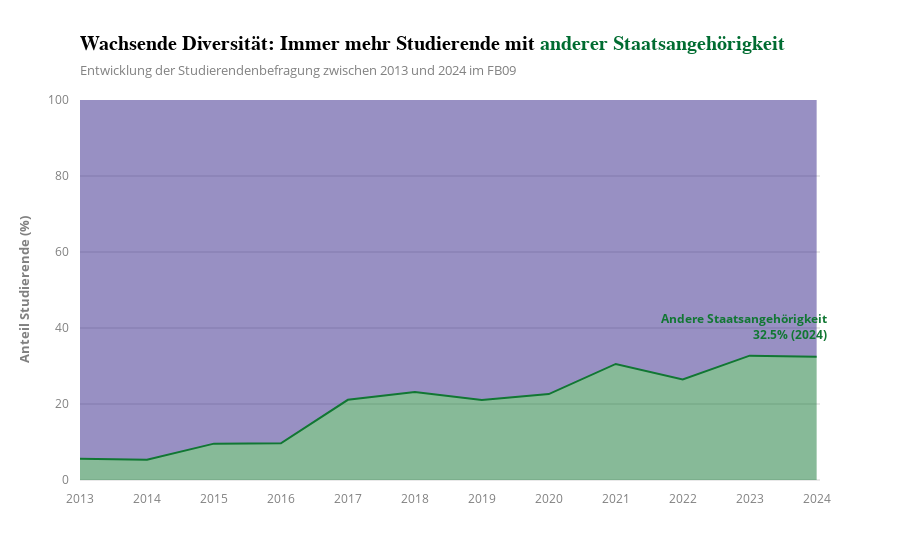

The code cell stored with this chart in its notebook:
### Code cell
fig = px.area(
    df_staatsangehoerigkeit, 
    x="Jahr", 
    y=["Andere Staatsangehörigkeit (%)", "Deutsche Staatsangehörigkeit (%)"], 
    title="Wachsende Diversität: Immer mehr Studierende mit <span style='color:#006c31;'>anderer Staatsangehörigkeit</span>",
    subtitle="Entwicklung der Studierendenbefragung zwischen 2013 und 2024 im FB09",
    labels={"value": "Anteil (%)", "variable": "Staatsangehörigkeit"},
    color_discrete_sequence=[px.colors.qualitative.Safe[3], px.colors.qualitative.Safe[4]],
    template="infoviz"
)

last_year = df_staatsangehoerigkeit["Jahr"].max()
last_andere = df_staatsangehoerigkeit[df_staatsangehoerigkeit["Jahr"] == last_year]["Andere Staatsangehörigkeit (%)"].values[0]


fig.add_annotation(
    x=last_year-1.08, 
    y=last_andere+8,  
    text=f"Andere Staatsangehörigkeit<br>{last_andere:.1f}% (2024)",
    showarrow=False,
    align="right",
    font=dict(size=12, color=px.colors.qualitative.Safe[3], weight="bold")
)

fig.update_layout(
    yaxis=dict(range=[0, 100], title="Anteil Studierende (%)"),  # Y-Achsenbereich festlegen
    xaxis=dict(range=[2013, 2024.05], title="", dtick=1),
    showlegend=False
)

fig.show()

### Figure 1 — Plotly figure (JSON) as saved in the notebook; plotly's stock layout.template omitted (floating-point values rounded to 4 significant figures)
{"data": [{"fillpattern": {"shape": ""}, "hovertemplate": "Staatsangehörigkeit=Andere Staatsangehörigkeit (%)<br>Jahr=%{x}<br>Anteil (%)=%{y}<extra></extra>", "legendgroup": "Andere Staatsangehörigkeit (%)", "line": {"color": "rgb(17, 119, 51)"}, "marker": {"symbol": "circle"}, "mode": "lines", "name": "Andere Staatsangehörigkeit (%)", "orientation": "v", "showlegend": true, "stackgroup": "1", "type": "scatter", "x": [2013, 2014, 2015, 2016, 2017, 2018, 2019, 2020, 2021, 2022, 2023, 2024], "xaxis": "x", "y": [5.6, 5.333, 9.571, 9.667, 21.1, 23.15, 21.07, 22.62, 30.55, 26.46, 32.73, 32.46], "yaxis": "y"}, {"fillpattern": {"shape": ""}, "hovertemplate": "Staatsangehörigkeit=Deutsche Staatsangehörigkeit (%)<br>Jahr=%{x}<br>Anteil (%)=%{y}<extra></extra>", "legendgroup": "Deutsche Staatsangehörigkeit (%)", "line": {"color": "rgb(51, 34, 136)"}, "marker": {"symbol": "circle"}, "mode": "lines", "name": "Deutsche Staatsangehörigkeit (%)", "orientation": "v", "showlegend": true, "stackgroup": "1", "type": "scatter", "x": [2013, 2014, 2015, 2016, 2017, 2018, 2019, 2020, 2021, 2022, 2023, 2024], "xaxis": "x", "y": [97.85, 97.54, 93.3, 92.75, 92.07, 86.67, 81.62, 80.4, 84.27, 78.5, 76.0, 69.86], "yaxis": "y"}], "layout": {"annotations": [{"align": "right", "font": {"color": "rgb(17, 119, 51)", "size": 12, "weight": "bold"}, "showarrow": false, "text": "Andere Staatsangehörigkeit<br>32.5% (2024)", "x": 2023.0, "y": 40.46}], "legend": {"title": {"text": "Staatsangehörigkeit"}, "tracegroupgap": 0}, "showlegend": false, "title": {"subtitle": {"text": "Entwicklung der Studierendenbefragung zwischen 2013 und 2024 im FB09"}, "text": "Wachsende Diversität: Immer mehr Studierende mit <span style='color:#006c31;'>anderer Staatsangehörigkeit</span>"}, "xaxis": {"anchor": "y", "domain": [0, 1], "dtick": 1, "range": [2013, 2024.0], "title": {"text": ""}}, "yaxis": {"anchor": "x", "domain": [0, 1], "range": [0, 100], "title": {"text": "Anteil Studierende (%)"}}}}
